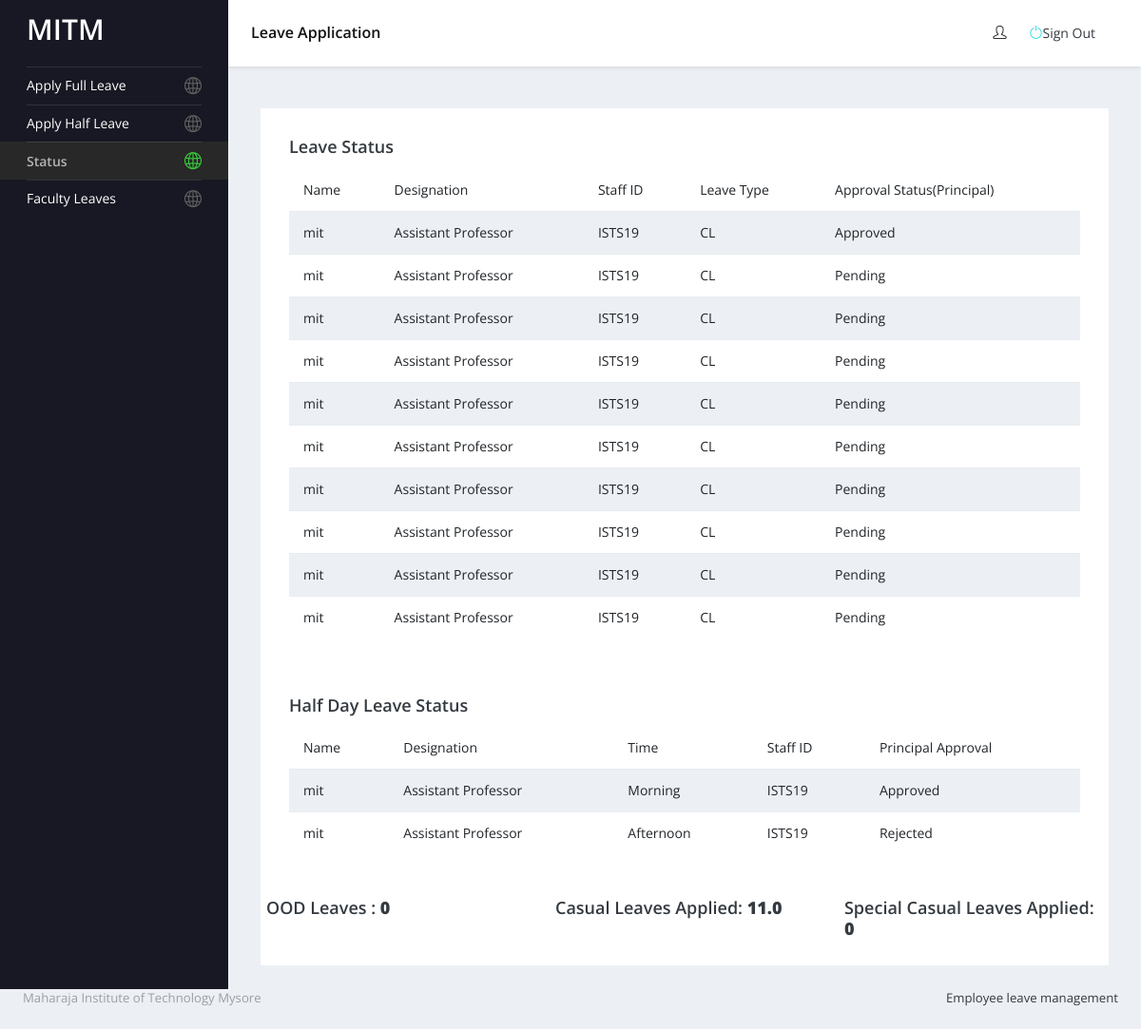
/my_leaves (signed in), run on the app's committed database.
### leaves/models.py (models this page shows, shortened)
class Leave(models.Model):
    user = models.CharField(max_length=20,null=True)
    name = models.CharField(max_length=200,null=True)
    dept = models.CharField(max_length=200,null=True)
    designation = models.CharField(max_length=200,null=True)
    whether_HOD = models.BooleanField(default=False)
    From_date = models.CharField(max_length=10)
    To_date = models.CharField(max_length=10)
    Leave_type = models.CharField(max_length=100, null=True)
    Hod_approval = models.CharField(max_length=100, null=True)
    Principal_approval = models.CharField(max_length=100, null=True)

class Half_day(models.Model):
    user = models.CharField(max_length=20,null=True)
    name = models.CharField(max_length=200,null=True)
    dept = models.CharField(max_length=200,null=True)
    designation = models.CharField(max_length=200,null=True)
    whether_HOD = models.BooleanField(default=False)
    From_date = models.CharField(max_length=10)
    To_date = models.CharField(max_length=10)
    Leave_type = models.CharField(max_length=100, null=True)
    Time = models.CharField(max_length=100, null=True)
    Hod_approval = models.CharField(max_length=100, null=True)
    Principal_approval = models.CharField(max_length=100, null=True)

### users/views.py (the view)
# urls.py: path('my_leaves',views.self_list),
def self_list(request):
    if request.session.get('faculty',False):
        faculty_id = request.session['faculty']
        if PersonalDetail.objects.filter(Staff_ID=faculty_id).exists():
            faculty = PersonalDetail.objects.filter(Staff_ID=faculty_id)[0]
            staffs = PersonalDetail.objects.all()
            tle = Leave.objects.all()
            ole = Half_day.objects.all()
            staff = PersonalDetail.objects.get(Staff_ID=faculty_id)
            if Leave.objects.filter(user=faculty_id).exists():
                clfull = float(Leave.objects.filter(user=faculty,Leave_type="CL").count())
            else:
                clfull = 0.0
            if Half_day.objects.filter(user=faculty_id).exists():
                clhalf = float(Half_day.objects.filter(user=faculty_id,Leave_type="HL").count())
            else:
                clhalf = 0.0
            clcount = clfull + (clhalf/2)
            sclcount = Leave.objects.filter(user=faculty,Leave_type="SCL").count()
            oodcount = Leave.objects.filter(user=faculty,Leave_type="OOD").count()
            staff.save()
            context = {'staffs': staffs,
                        'faculty': faculty,
                        'tle' : tle,
                        'ole' : ole,
                        'sclcount' : sclcount,
                        'clcount' : clcount,
                        'oodcount' : oodcount,
                        "staff":staff }
            return render(request, 'faculty_self_leaves.html', context)
    elif request.session.get('hod',False):
        hod_id = request.session['hod']
        if PersonalDetail.objects.filter(Staff_ID=hod_id).exists():
            hod = PersonalDetail.objects.filter(Staff_ID=hod_id)[0]
            staffs = PersonalDetail.objects.all()
            tle = Leave.objects.all()
            ole = Half_day.objects.all()
            staff = PersonalDetail.objects.get(Staff_ID=hod_id)
            if Leave.objects.filter(user=hod_id).exists():
                clfull = float(Leave.objects.filter(user=hod,Leave_type="CL").count())
            else:
                clfull = 0.0
            if Half_day.objects.filter(user=hod_id).exists():
                clhalf = float(Half_day.objects.filter(user=hod_id,Leave_type="HL").count())
            else:
                clhalf = 0.0
            clcount = clfull + (clhalf/2)
            sclcount = Leave.objects.filter(user=hod_id,Leave_type="SCL").count()
            oodcount = Leave.objects.filter(user=hod_id,Leave_type="OOD").count()
            staff.save()
            context = {'staffs': staffs,
                        'hod': hod,
                        'tle' : tle,
                        'ole' : ole,
                        'sclcount' : sclcount,
                        'clcount' : clcount,
                        'oodcount' : oodcount,
                        "staff":staff }
            return render(request, 'hod_self_leaves.html', context)

### users/models.py (called while the page is built)
    def __str__(self):
        return self.Staff_ID

    def save(self,*args, **kwargs):
        self.calculateAge()
        super(PersonalDetail, self).save(*args, **kwargs)

    def calculateAge(self):
        currentDate = datetime.now()
        join = datetime.strptime(str(self.Date_of_joining), "%Y-%m-%d %H:%M:%S")
        daysLeft = currentDate - join
        years = ((daysLeft.total_seconds())/(365.242*24*3600))
        yearsInt=int(years)
        months=(years-yearsInt)*12
        monthsInt=int(months)
        self.Years_of_Service_at_MITM = str(yearsInt) + ":" + str(monthsInt)
        return self.Years_of_Service_at_MITM

### templates/hod_self_leaves.html
{% extends 'base.html' %}
{% load static %}
{% block content %}
<nav class="sidebar sidebar-offcanvas" id="sidebar">
  <ul class="nav">
     <li class="nav-item">
      <a class="nav-link" href="/leaves/apply_leave_hod">
        <span class="menu-title">Apply Full Leave</span>
        <i class="icon-globe menu-icon"></i>
      </a>
    </li>
    {% if clcount < 12.0  %}
    <li class="nav-item">
      <a class="nav-link" href="/leaves/apply_leave_hod_half">
        <span class="menu-title">Apply Half Leave</span>
        <i class="icon-globe menu-icon"></i>
      </a>
    </li>
    {% endif %}
    <li class="nav-item">
      <a class="nav-link" href="/my_leaves">
        <span class="menu-title">Status</span>
        <i class="icon-globe menu-icon"></i>
      </a>
    </li>
    <li class="nav-item">
      <a class="nav-link" href="/staff">
        <span class="menu-title">Faculty Leaves</span>
        <i class="icon-globe menu-icon"></i>
      </a>
    </li>
  </ul>
</nav>
<div class="main-panel">
  <div class="content-wrapper">
    <div class="col-lg-12 grid-margin stretch-card">
        <div class="card">
          <div class="card-body">
            <h4 class="card-title">Leave Status</h4>
            <table class="table table-striped">
              <thead>
                <tr>
                  <th scope="col">Name</th>
                  <th scope="col">Designation</th>
                  <th scope="col">Staff ID</th>
                  <th scope="col">Leave Type</th>
                  <th scope="col">Approval Status(Principal)</th>
                </tr>
              </thead>
              <tbody>
                {% for t in tle %}
                  {% if hod.Staff_ID == t.user %}
                      <tr>
                        <td>{{ t.name }}</td>
                        <td>{{ t.designation }}</td>
                        <td>{{ t.user }}</td>
                        <td>{{ t.Leave_type }}</td>
                        <td>{{ t.Principal_approval }}</td>
                      </tr>
                {% endif %}
              {% endfor %}
              </tbody>
            </table>
          </div>
          <div class="card">
            <div class="card-body">
              <h4 class="card-title">Half Day Leave Status</h4>
              <table class="table table-striped">
                <thead>
                  <tr>
                    <th scope="col">Name</th>
                    <th scope="col">Designation</th>
                    <th scope="col">Time</th>
                    <th scope="col">Staff ID</th>
                    <th scope="col">Principal Approval</th>
                  </tr>
                </thead>
                <tbody>
                  {% for t in ole %}
                    {% if hod.Staff_ID == t.user %}
                        <tr>
                          <td>{{ t.name }}</td>
                          <td>{{ t.designation }}</td>
                          <td>{{ t.Time }}</td>
                          <td>{{ t.user }}</td>
                          <td>{{ t.Principal_approval }}</td>
                        </tr>
                  {% endif %}
                {% endfor %}
                </tbody>
              </table>
            </div>
            <div class="row">
            <h5 class="card-title col-sm-6 col-md-4 p-3 text-left" style="text-align: left;"> OOD Leaves : <b>{{ oodcount }}</b></h5>
                  <h5 class="card-title col-sm-6 col-md-4 p-3 text-left"  style="text-align: right;"> Casual Leaves Applied: <b>{{ clcount }}</b></h5>
                  <h5 class="card-title col-sm-6 col-md-4 p-3 text-left"  style="text-align: center;"> Special Casual Leaves Applied: <b>{{ sclcount }}</b></h5>
                </div>
                </div>
        </div>
      </div>
{% endblock content %}

### templates/base.html (shortened to what this page needs)
{% load static %}
<!DOCTYPE html>
<html lang="en">
  <head>
    <link rel="stylesheet" href={% static "vendors/simple-line-icons/css/simple-line-icons.css" %}>
    <link rel="stylesheet" href={% static "vendors/flag-icon-css/css/flag-icon.min.css" %}>
    <link rel="stylesheet" href={% static "vendors/css/vendor.bundle.base.css" %}>
    <link rel="stylesheet" href={% static "./vendors/daterangepicker/daterangepicker.css" %}>
    <link rel="stylesheet" href={% static "./vendors/chartist/chartist.min.css" %}>
    <link rel="stylesheet" href={% static "./css/style.css" %}>
  </head>
  <body>
    <div class="container-scroller">
      <nav class="navbar default-layout-navbar col-lg-12 col-12 p-0 fixed-top d-flex flex-row">
        <div class="navbar-brand-wrapper d-flex align-items-center">
          <a class="navbar-brand brand-logo" href="index.html">
            <h2 style="color: white">MITM</h2>
          </a>
        </div>
        <div class="navbar-menu-wrapper d-flex align-items-center flex-grow-1">
          <h5 class="mb-0 font-weight-medium d-none d-lg-flex">Leave Application</h5>
          <ul class="navbar-nav navbar-nav-right ml-auto">
            <li class="nav-item dropdown d-none d-xl-inline-flex user-dropdown">
                <div class="preview"> <i class="icon-user"></i>
                </div> <a class="dropdown-item" href="/log-out"><i class="dropdown-item-icon icon-power text-primary"></i>Sign Out</a>
            </li>
          </ul>
        </div>
      </nav>
      <div class="container-fluid page-body-wrapper">
{% block content %}{% endblock content %}
            </div>
          </div>
        </div>
      </body>
    <footer class="footer">
      <div class="d-sm-flex justify-content-center justify-content-sm-between">
        <span class="text-muted d-block text-center text-sm-left d-sm-inline-block">Maharaja Institute of Technology Mysore</span>
        <span class="float-none float-sm-right d-block mt-1 mt-sm-0 text-center"> Employee leave management</span>
      </div>
    </footer>
</body>
</html>

### data on the page
Leave: name "mit", designation "Assistant Professor", user "ISTS19", Leave_type "CL", Principal_approval "Approved"
Leave: name "mit", designation "Assistant Professor", user "ISTS19", Leave_type "CL", Principal_approval "Pending"
Leave: name "mit", designation "Assistant Professor", user "ISTS19", Leave_type "CL", Principal_approval "Pending"
Leave: name "mit", designation "Assistant Professor", user "ISTS19", Leave_type "CL", Principal_approval "Pending"
Leave: name "mit", designation "Assistant Professor", user "ISTS19", Leave_type "CL", Principal_approval "Pending"
Leave: name "mit", designation "Assistant Professor", user "ISTS19", Leave_type "CL", Principal_approval "Pending"
Leave: name "mit", designation "Assistant Professor", user "ISTS19", Leave_type "CL", Principal_approval "Pending"
Leave: name "mit", designation "Assistant Professor", user "ISTS19", Leave_type "CL", Principal_approval "Pending"
Leave: name "mit", designation "Assistant Professor", user "ISTS19", Leave_type "CL", Principal_approval "Pending"
Leave: name "mit", designation "Assistant Professor", user "ISTS19", Leave_type "CL", Principal_approval "Pending"
Half_day: name "mit", designation "Assistant Professor", Time "Morning", user "ISTS19", Principal_approval "Approved"
Half_day: name "mit", designation "Assistant Professor", Time "Afternoon", user "ISTS19", Principal_approval "Rejected"

### other printed values
{{ oodcount }} "0"
{{ clcount }} "11.0"
{{ sclcount }} "0"
